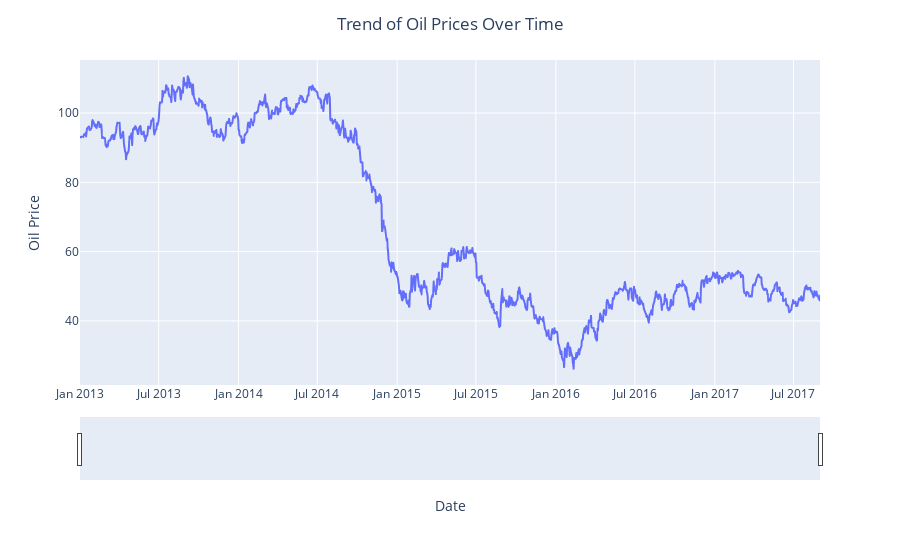

The code cell stored with this chart in its notebook:
### Code cell
# Visualizing the 'dcoilwtico' column to confirm proper handling of Missing Values
fig = px.line(oil, x='date', y='dcoilwtico')
fig.update_layout(title='Trend of Oil Prices Over Time', title_x=0.5, xaxis_title='Date', yaxis_title='Oil Price')
fig.update_xaxes(rangeslider_visible=True)
fig.show()

### Figure 1 — Plotly figure (JSON) as saved in the notebook; plotly's stock layout.template omitted (floating-point values rounded to 4 significant figures; data arrays with more than 128 entries replaced by an {"elided": "..."} marker saying what was removed)
{"data": [{"hovertemplate": "date=%{x}<br>dcoilwtico=%{y}<extra></extra>", "legendgroup": "", "line": {"color": "#636efa", "dash": "solid"}, "marker": {"symbol": "circle"}, "mode": "lines", "name": "", "showlegend": false, "type": "scattergl", "x": {"elided": "1218 str values"}, "xaxis": "x", "y": {"elided": "1218 float values"}, "yaxis": "y"}], "layout": {"legend": {"tracegroupgap": 0}, "margin": {"t": 60}, "title": {"text": "Trend of Oil Prices Over Time", "x": 0.5}, "xaxis": {"anchor": "y", "domain": [0, 1], "rangeslider": {"visible": true}, "title": {"text": "Date"}}, "yaxis": {"anchor": "x", "domain": [0, 1], "title": {"text": "Oil Price"}}}}
